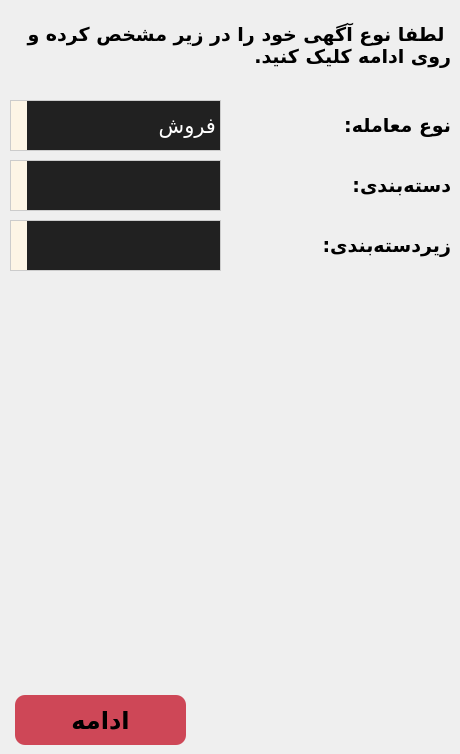
    <widget class="QWidget" name="page_Add_Ad">
     <widget class="QComboBox" name="comboBox_deal_type">
      <property name="geometry">
       <rect>
        <x>10</x>
        <y>100</y>
        <width>211</width>
        <height>51</height>
       </rect>
      </property>
      <property name="font">
       <font>
        <family>B Nazanin</family>
        <pointsize>16</pointsize>
       </font>
      </property>
      <property name="cursor">
       <cursorShape>PointingHandCursor</cursorShape>
      </property>
      <property name="layoutDirection">
       <enum>Qt::RightToLeft</enum>
      </property>
      <property name="styleSheet">
       <string notr="true">QComboBox {
    background-color: #212121; /* Replace with your desired color */
    border: 1px solid #CCCCCC; /* Optional: add a border */
	color: white;
}

QComboBox::drop-down {
    background-color: #FDF5E6; /* Optional: change drop-down button color */
}</string>
      </property>
      <item>
       <property name="text">
        <string>فروش</string>
       </property>
      </item>
      <item>
       <property name="text">
        <string>اجاره</string>
       </property>
      </item>
      <item>
       <property name="text">
        <string>معاوضه</string>
       </property>
      </item>
     </widget>
     <widget class="QLabel" name="label_19">
      <property name="geometry">
       <rect>
        <x>20</x>
        <y>10</y>
        <width>431</width>
        <height>71</height>
       </rect>
      </property>
      <property name="font">
       <font>
        <family>B Nazanin</family>
        <pointsize>14</pointsize>
        <weight>75</weight>
        <bold>true</bold>
       </font>
      </property>
      <property name="text">
       <string>لطفا نوع آگهی خود را در زیر مشخص کرده و روی ادامه کلیک کنید.</string>
      </property>
      <property name="alignment">
       <set>Qt::AlignLeading|Qt::AlignLeft|Qt::AlignVCenter</set>
      </property>
      <property name="wordWrap">
       <bool>true</bool>
      </property>
     </widget>
     <widget class="QLabel" name="label_20">
      <property name="geometry">
       <rect>
        <x>230</x>
        <y>100</y>
        <width>221</width>
        <height>51</height>
       </rect>
      </property>
      <property name="font">
       <font>
        <family>B Nazanin</family>
        <pointsize>14</pointsize>
        <weight>75</weight>
        <bold>true</bold>
       </font>
      </property>
      <property name="text">
       <string>نوع معامله:</string>
      </property>
      <property name="alignment">
       <set>Qt::AlignLeading|Qt::AlignLeft|Qt::AlignVCenter</set>
      </property>
      <property name="wordWrap">
       <bool>true</bool>
      </property>
     </widget>
     <widget class="QLabel" name="label_21">
      <property name="geometry">
       <rect>
        <x>230</x>
        <y>160</y>
        <width>221</width>
        <height>51</height>
       </rect>
      </property>
      <property name="font">
       <font>
        <family>B Nazanin</family>
        <pointsize>14</pointsize>
        <weight>75</weight>
        <bold>true</bold>
       </font>
      </property>
      <property name="text">
       <string>دسته‌بندی:</string>
      </property>
      <property name="alignment">
       <set>Qt::AlignLeading|Qt::AlignLeft|Qt::AlignVCenter</set>
      </property>
      <property name="wordWrap">
       <bool>true</bool>
      </property>
     </widget>
     <widget class="QComboBox" name="comboBox_category">
      <property name="geometry">
       <rect>
        <x>10</x>
        <y>160</y>
        <width>211</width>
        <height>51</height>
       </rect>
      </property>
      <property name="font">
       <font>
        <family>B Nazanin</family>
        <pointsize>16</pointsize>
       </font>
      </property>
      <property name="cursor">
       <cursorShape>PointingHandCursor</cursorShape>
      </property>
      <property name="layoutDirection">
       <enum>Qt::RightToLeft</enum>
      </property>
      <property name="styleSheet">
       <string notr="true">QComboBox {
    background-color: #212121; /* Replace with your desired color */
    border: 1px solid #CCCCCC; /* Optional: add a border */
	color: white;
}

QComboBox::drop-down {
    background-color: #FDF5E6; /* Optional: change drop-down button color */
}</string>
      </property>
      <property name="currentIndex">
       <number>-1</number>
      </property>
      <item>
       <property name="text">
        <string>مسکونی</string>
       </property>
      </item>
      <item>
       <property name="text">
        <string>اداری و تجاری</string>
       </property>
      </item>
     </widget>
     <widget class="QLabel" name="label_22">
      <property name="geometry">
       <rect>
        <x>230</x>
        <y>220</y>
        <width>221</width>
        <height>51</height>
       </rect>
      </property>
      <property name="font">
       <font>
        <family>B Nazanin</family>
        <pointsize>14</pointsize>
        <weight>75</weight>
        <bold>true</bold>
       </font>
      </property>
      <property name="text">
       <string>زیردسته‌بندی:</string>
      </property>
      <property name="alignment">
       <set>Qt::AlignLeading|Qt::AlignLeft|Qt::AlignVCenter</set>
      </property>
      <property name="wordWrap">
       <bool>true</bool>
      </property>
     </widget>
     <widget class="QComboBox" name="comboBox_subcategory">
      <property name="enabled">
       <bool>false</bool>
      </property>
      <property name="geometry">
       <rect>
        <x>10</x>
        <y>220</y>
        <width>211</width>
        <height>51</height>
       </rect>
      </property>
      <property name="font">
       <font>
        <family>B Nazanin</family>
        <pointsize>16</pointsize>
       </font>
      </property>
      <property name="cursor">
       <cursorShape>PointingHandCursor</cursorShape>
      </property>
      <property name="layoutDirection">
       <enum>Qt::RightToLeft</enum>
      </property>
      <property name="styleSheet">
       <string notr="true">QComboBox {
    background-color: #212121; /* Replace with your desired color */
    border: 1px solid #CCCCCC; /* Optional: add a border */
	color: white;
}

QComboBox::drop-down {
    background-color: #FDF5E6; /* Optional: change drop-down button color */
}</string>
      </property>
      <property name="frame">
       <bool>true</bool>
      </property>
     </widget>
     <widget class="QPushButton" name="pushButton_goto_continue_add_ad">
      <property name="enabled">
       <bool>true</bool>
      </property>
      <property name="geometry">
       <rect>
        <x>15</x>
        <y>695</y>
        <width>171</width>
        <height>50</height>
       </rect>
      </property>
      <property name="font">
       <font>
        <family>B Nazanin</family>
        <pointsize>18</pointsize>
        <weight>75</weight>
        <bold>true</bold>
       </font>
      </property>
      <property name="cursor">
       <cursorShape>PointingHandCursor</cursorShape>
      </property>
      <property name="styleSheet">
       <string notr="true">background-color: #CE4757;
border-style: solid;
border-color: black;
border-width: 0px;
border-radius: 10px;</string>
      </property>
      <property name="text">
       <string>ادامه</string>
      </property>
     </widget>
     <widget class="QLabel" name="label_add_ad_error">
      <property name="geometry">
       <rect>
        <x>10</x>
        <y>290</y>
        <width>441</width>
        <height>31</height>
       </rect>
      </property>
      <property name="font">
       <font>
        <family>B Nazanin</family>
        <pointsize>14</pointsize>
        <weight>75</weight>
        <bold>true</bold>
       </font>
      </property>
      <property name="styleSheet">
       <string notr="true">color:red;</string>
      </property>
      <property name="text">
       <string/>
      </property>
     </widget>
    </widget>
